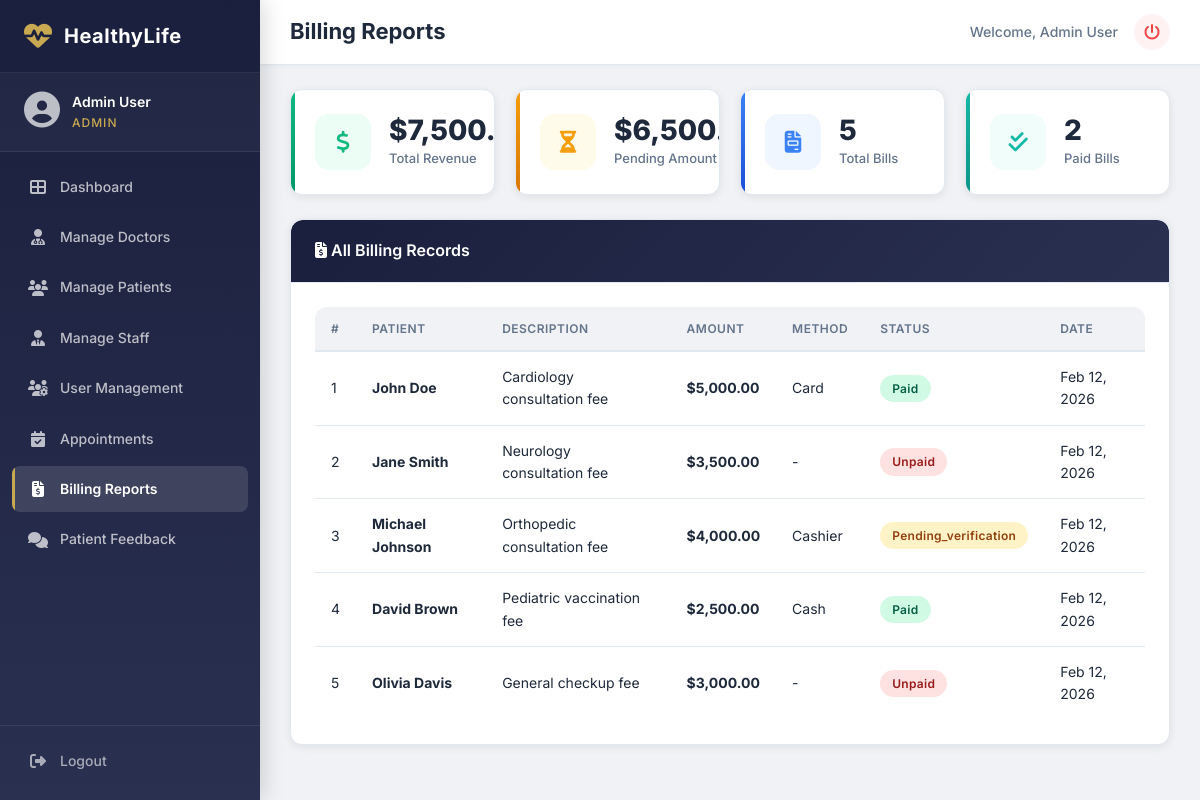
/admin/billing_reports.php (signed in), run on the app's committed database.
### tables this page shows
CREATE TABLE IF NOT EXISTS `billing` (
  `id` INT AUTO_INCREMENT PRIMARY KEY,
  `patient_id` INT NOT NULL,
  `appointment_id` INT DEFAULT NULL,
  `amount` DECIMAL(10,2) NOT NULL DEFAULT 0.00,
  `payment_method` ENUM('cash','card','cashier') DEFAULT NULL,
  `payment_status` ENUM('unpaid','paid','pending_verification') NOT NULL DEFAULT 'unpaid',
  `payment_code` VARCHAR(20) DEFAULT NULL,
  `card_last_four` VARCHAR(4) DEFAULT NULL,
  `description` VARCHAR(255) DEFAULT NULL,
  `paid_at` DATETIME DEFAULT NULL,
  `verified_by` INT DEFAULT NULL,
  `verified_at` DATETIME DEFAULT NULL,
  `created_at` TIMESTAMP DEFAULT CURRENT_TIMESTAMP,
  FOREIGN KEY (`patient_id`) REFERENCES `users`(`id`) ON DELETE CASCADE,
  FOREIGN KEY (`appointment_id`) REFERENCES `appointments`(`id`) ON DELETE SET NULL,
  FOREIGN KEY (`verified_by`) REFERENCES `users`(`id`) ON DELETE SET NULL
);

CREATE TABLE IF NOT EXISTS `users` (
  `id` INT AUTO_INCREMENT PRIMARY KEY,
  `full_name` VARCHAR(100) NOT NULL,
  `email` VARCHAR(150) NOT NULL UNIQUE,
  `password` VARCHAR(255) NOT NULL,
  `role` ENUM('admin','doctor','patient','receptionist') NOT NULL DEFAULT 'patient',
  `phone` VARCHAR(20) DEFAULT NULL,
  `gender` ENUM('male','female','other') DEFAULT NULL,
  `date_of_birth` DATE DEFAULT NULL,
  `address` TEXT DEFAULT NULL,
  `profile_image` VARCHAR(255) DEFAULT NULL,
  `specialization` VARCHAR(100) DEFAULT NULL,
  `consulting_hours` VARCHAR(100) DEFAULT NULL,
  `consulting_days` VARCHAR(255) DEFAULT NULL,
  `consulting_fee` DECIMAL(10,2) DEFAULT NULL,
  `is_active` TINYINT(1) NOT NULL DEFAULT 1,
  `created_at` TIMESTAMP DEFAULT CURRENT_TIMESTAMP,
  `updated_at` TIMESTAMP DEFAULT CURRENT_TIMESTAMP ON UPDATE CURRENT_TIMESTAMP
);

### admin/billing_reports.php (the view, shortened to what this page needs)
<?php
require_once __DIR__ . '/../middleware/check_login.php';
$totalRevenue = $conn->query("SELECT COALESCE(SUM(amount),0) as t FROM billing WHERE payment_status='paid'")->fetch_assoc()['t'];
$totalPending = $conn->query("SELECT COALESCE(SUM(amount),0) as t FROM billing WHERE payment_status='unpaid'")->fetch_assoc()['t'];
$totalBills = $conn->query("SELECT COUNT(*) as c FROM billing")->fetch_assoc()['c'];
$paidBills = $conn->query("SELECT COUNT(*) as c FROM billing WHERE payment_status='paid'")->fetch_assoc()['c'];
$bills = $conn->query("
    SELECT b.*, p.full_name as patient_name
    FROM billing b
    JOIN users p ON b.patient_id = p.id
    ORDER BY b.created_at DESC
");
require_once __DIR__ . '/../includes/header.php';
require_once __DIR__ . '/../includes/sidebar.php';
?>
<div class="stats-grid">
    <div class="stat-card green">
        <div class="stat-icon green"><i class="fas fa-dollar-sign"></i></div>
        <div class="stat-details"><h3>$<?php echo number_format($totalRevenue, 2); ?></h3><p>Total Revenue</p></div>
    </div>
    <div class="stat-card orange">
        <div class="stat-icon orange"><i class="fas fa-hourglass-half"></i></div>
        <div class="stat-details"><h3>$<?php echo number_format($totalPending, 2); ?></h3><p>Pending Amount</p></div>
    </div>
    <div class="stat-card blue">
        <div class="stat-icon blue"><i class="fas fa-file-invoice"></i></div>
        <div class="stat-details"><h3><?php echo $totalBills; ?></h3><p>Total Bills</p></div>
    </div>
    <div class="stat-card teal">
        <div class="stat-icon teal"><i class="fas fa-check-double"></i></div>
        <div class="stat-details"><h3><?php echo $paidBills; ?></h3><p>Paid Bills</p></div>
    </div>
</div>
<div class="card admin-table-card">
    <div class="card-header">
        <h2><i class="fas fa-file-invoice-dollar"></i> All Billing Records</h2>
    </div>
    <div class="card-body">
        <div class="table-responsive">
            <table>
                <thead>
                    <tr><th>#</th><th>Patient</th><th>Description</th><th>Amount</th><th>Method</th><th>Status</th><th>Date</th></tr>
                </thead>
                <tbody>
                    <?php $n=1; while ($b = $bills->fetch_assoc()): ?>
                    <tr>
                        <td data-label="#"><?php echo $n++; ?></td>
                        <td data-label="Patient"><strong><?php echo htmlspecialchars($b['patient_name']); ?></strong></td>
                        <td data-label="Description"><?php echo htmlspecialchars($b['description'] ?? '-'); ?></td>
                        <td data-label="Amount"><strong>$<?php echo number_format($b['amount'], 2); ?></strong></td>
                        <td data-label="Method"><?php echo $b['payment_method'] ? ucfirst($b['payment_method']) : '-'; ?></td>
                        <td data-label="Status"><span class="badge badge-<?php echo $b['payment_status']; ?>"><?php echo ucfirst($b['payment_status']); ?></span></td>
                        <td data-label="Date"><?php echo date('M d, Y', strtotime($b['created_at'])); ?></td>
                    </tr>
                    <?php endwhile; ?>
                </tbody>
            </table>
        </div>
    </div>
</div>
<?php require_once __DIR__ . '/../includes/footer.php'; ?>

### includes/includes.css (style rules this page uses)
:root { --theme-primary: #1a1f3d; --theme-primary-light: #2a3050; --sidebar-width: 260px; --sidebar-collapsed: 0px; --topbar-height: 65px; --border-radius: 12px; --border-radius-sm: 8px; --shadow-sm: 0 2px 8px rgba(0, 0, 0, 0.08); --shadow-md: 0 4px 16px rgba(0, 0, 0, 0.12); --shadow-lg: 0 8px 32px rgba(0, 0, 0, 0.16); --transition: all 0.3s cubic-bezier(0.4, 0, 0.2, 1); --font-family: 'Inter', -apple-system, BlinkMacSystemFont, sans-serif; --color-success: #10b981; --color-danger: #ef4444; --color-warning: #f59e0b; --color-info: #3b82f6; --bg-body: #f0f2f5; --bg-card: #ffffff; --text-primary: #1e293b; --text-secondary: #64748b; --text-muted: #94a3b8; --border-color: #e2e8f0; --gold-accent: #c8a951; --bg-light: #f8fafc; --text-accent: #6366f1; }
*, *::before, *::after { margin: 0; padding: 0; box-sizing: border-box; }
body { font-family: var(--font-family); background: var(--bg-body); color: var(--text-primary); line-height: 1.6; overflow-x: hidden; -webkit-text-size-adjust: 100%; }
.card { background: var(--bg-card); border-radius: var(--border-radius); box-shadow: var(--shadow-sm); border: 1px solid var(--border-color); transition: var(--transition); overflow: hidden; }
.card-header { padding: 18px 24px; border-bottom: 1px solid var(--border-color); display: flex; align-items: center; justify-content: space-between; gap: 12px; flex-wrap: wrap; }
.card-header h2 { font-size: 16px; font-weight: 600; color: var(--text-primary); }
.card-body { padding: 24px; }
.stats-grid { display: grid; grid-template-columns: repeat(auto-fit, minmax(200px, 1fr)); gap: 20px; margin-bottom: 24px; }
.stat-card { background: var(--bg-card); border-radius: var(--border-radius); padding: 24px; display: flex; align-items: center; gap: 18px; box-shadow: var(--shadow-sm); border: 1px solid var(--border-color); transition: var(--transition); position: relative; overflow: hidden; }
.stat-card::after { content: ''; position: absolute; top: 0; left: 0; width: 4px; height: 100%; border-radius: 4px 0 0 4px; }
.stat-card.blue::after { background: linear-gradient(180deg, #3b82f6, #1d4ed8); }
.stat-card.green::after { background: linear-gradient(180deg, #10b981, #059669); }
.stat-card.orange::after { background: linear-gradient(180deg, #f59e0b, #d97706); }
.stat-card.teal::after { background: linear-gradient(180deg, #14b8a6, #0d9488); }
.stat-icon { width: 56px; height: 56px; border-radius: 14px; display: flex; align-items: center; justify-content: center; font-size: 22px; flex-shrink: 0; }
.stat-icon.blue { background: #eff6ff; color: #3b82f6; }
.stat-icon.green { background: #ecfdf5; color: #10b981; }
.stat-icon.orange { background: #fffbeb; color: #f59e0b; }
.stat-icon.teal { background: #f0fdfa; color: #14b8a6; }
.stat-details h3 { font-size: 28px; font-weight: 800; color: var(--text-primary); line-height: 1; margin-bottom: 4px; }
.stat-details p { font-size: 13px; color: var(--text-secondary); font-weight: 500; }
.table-responsive { overflow-x: auto; border-radius: var(--border-radius); -webkit-overflow-scrolling: touch; }
table { width: 100%; border-collapse: collapse; min-width: 600px; }
table thead th { background: var(--bg-body); padding: 12px 16px; text-align: left; font-size: 12px; font-weight: 600; text-transform: uppercase; letter-spacing: 0.5px; color: var(--text-secondary); border-bottom: 2px solid var(--border-color); white-space: nowrap; }
table tbody td { padding: 14px 16px; font-size: 14px; border-bottom: 1px solid var(--border-color); color: var(--text-primary); vertical-align: middle; }
table tbody tr { transition: var(--transition); }
table tbody tr:last-child td { border-bottom: none; }
.badge { display: inline-flex; align-items: center; padding: 4px 12px; border-radius: 20px; font-size: 12px; font-weight: 600; letter-spacing: 0.3px; white-space: nowrap; }
.badge-paid { background: #d1fae5; color: #065f46; }
.badge-unpaid { background: #fee2e2; color: #991b1b; }
.badge-pending_verification { background: #fef3c7; color: #92400e; }

### admin/admin.css (style rules this page uses)
:root { --admin-primary: #1a1f3d; --admin-primary-light: #2a3050; --admin-accent: #c8a951; }
.admin-table-card { margin-bottom: 24px; }
.admin-table-card .card-header { background: linear-gradient(135deg, var(--admin-primary), var(--admin-primary-light)); color: #fff; border-radius: var(--border-radius) var(--border-radius) 0 0; }
.admin-table-card .card-header h2 { color: #fff; }

### data on the page
billing: patient.full_name "John Doe", description "Cardiology consultation fee", amount "5,000.00", payment_method "Card", payment_status "Paid", created_at "Feb 12, 2026"
billing: patient.full_name "Jane Smith", description "Neurology consultation fee", amount "3,500.00", payment_status "Unpaid", created_at "Feb 12, 2026"
billing: patient.full_name "Michael Johnson", description "Orthopedic consultation fee", amount "4,000.00", payment_method "Cashier", payment_status "Pending_verification", created_at "Feb 12, 2026"
billing: patient.full_name "David Brown", description "Pediatric vaccination fee", amount "2,500.00", payment_method "Cash", payment_status "Paid", created_at "Feb 12, 2026"
billing: patient.full_name "Olivia Davis", description "General checkup fee", amount "3,000.00", payment_status "Unpaid", created_at "Feb 12, 2026"

### other printed values
$_SESSION['full_name'] "Admin User"
$role "ADMIN"
$pageTitle "Billing Reports"
$totalBills "5"
$paidBills "2"
